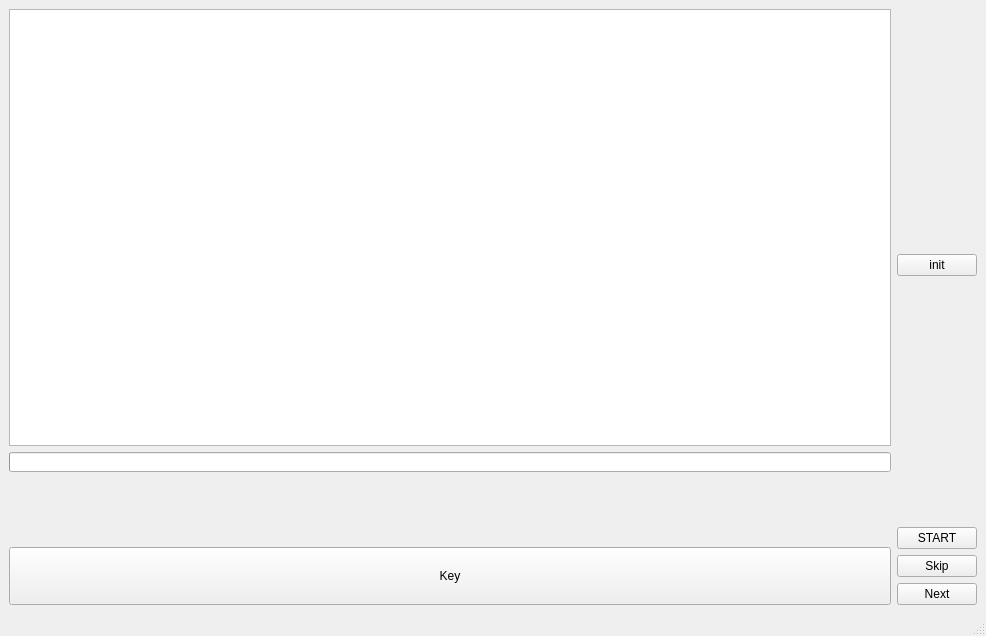
<?xml version="1.0" encoding="UTF-8"?>
<ui version="4.0">
 <class>MainWindow</class>
 <widget class="QMainWindow" name="MainWindow">
  <property name="geometry">
   <rect>
    <x>0</x>
    <y>0</y>
    <width>986</width>
    <height>636</height>
   </rect>
  </property>
  <property name="windowTitle">
   <string>MainWindow</string>
  </property>
  <widget class="QWidget" name="centralwidget">
   <layout class="QVBoxLayout" name="verticalLayout_4">
    <item>
     <layout class="QHBoxLayout" name="horizontalLayout_2">
      <item>
       <layout class="QVBoxLayout" name="verticalLayout_2">
        <item>
         <widget class="QTableWidget" name="groupTable">
          <property name="minimumSize">
           <size>
            <width>0</width>
            <height>0</height>
           </size>
          </property>
          <attribute name="horizontalHeaderVisible">
           <bool>false</bool>
          </attribute>
          <attribute name="horizontalHeaderHighlightSections">
           <bool>false</bool>
          </attribute>
          <attribute name="verticalHeaderVisible">
           <bool>false</bool>
          </attribute>
          <attribute name="verticalHeaderHighlightSections">
           <bool>false</bool>
          </attribute>
         </widget>
        </item>
        <item>
         <widget class="QProgressBar" name="progressBar">
          <property name="maximumSize">
           <size>
            <width>16777215</width>
            <height>20</height>
           </size>
          </property>
          <property name="value">
           <number>0</number>
          </property>
          <property name="textVisible">
           <bool>false</bool>
          </property>
         </widget>
        </item>
        <item>
         <widget class="QLabel" name="quesLabel">
          <property name="minimumSize">
           <size>
            <width>0</width>
            <height>63</height>
           </size>
          </property>
          <property name="font">
           <font>
            <family>Sitka Text</family>
            <pointsize>20</pointsize>
            <italic>true</italic>
            <bold>false</bold>
            <strikeout>false</strikeout>
           </font>
          </property>
          <property name="text">
           <string/>
          </property>
          <property name="alignment">
           <set>Qt::AlignCenter</set>
          </property>
         </widget>
        </item>
        <item>
         <widget class="QPushButton" name="keyButton">
          <property name="minimumSize">
           <size>
            <width>0</width>
            <height>58</height>
           </size>
          </property>
          <property name="text">
           <string>Key</string>
          </property>
         </widget>
        </item>
       </layout>
      </item>
      <item>
       <layout class="QVBoxLayout" name="verticalLayout_3">
        <item>
         <spacer name="verticalSpacer_2">
          <property name="orientation">
           <enum>Qt::Vertical</enum>
          </property>
          <property name="sizeHint" stdset="0">
           <size>
            <width>20</width>
            <height>40</height>
           </size>
          </property>
         </spacer>
        </item>
        <item>
         <widget class="QPushButton" name="initButton">
          <property name="text">
           <string>init</string>
          </property>
         </widget>
        </item>
        <item>
         <spacer name="verticalSpacer">
          <property name="orientation">
           <enum>Qt::Vertical</enum>
          </property>
          <property name="sizeHint" stdset="0">
           <size>
            <width>20</width>
            <height>40</height>
           </size>
          </property>
         </spacer>
        </item>
        <item>
         <widget class="QPushButton" name="startButton">
          <property name="text">
           <string>START</string>
          </property>
         </widget>
        </item>
        <item>
         <widget class="QPushButton" name="skipButton">
          <property name="text">
           <string>Skip</string>
          </property>
         </widget>
        </item>
        <item>
         <widget class="QPushButton" name="nextButton">
          <property name="text">
           <string>Next</string>
          </property>
         </widget>
        </item>
       </layout>
      </item>
     </layout>
    </item>
   </layout>
  </widget>
  <widget class="QStatusBar" name="statusbar"/>
 </widget>
 <resources/>
 <connections/>
</ui>
